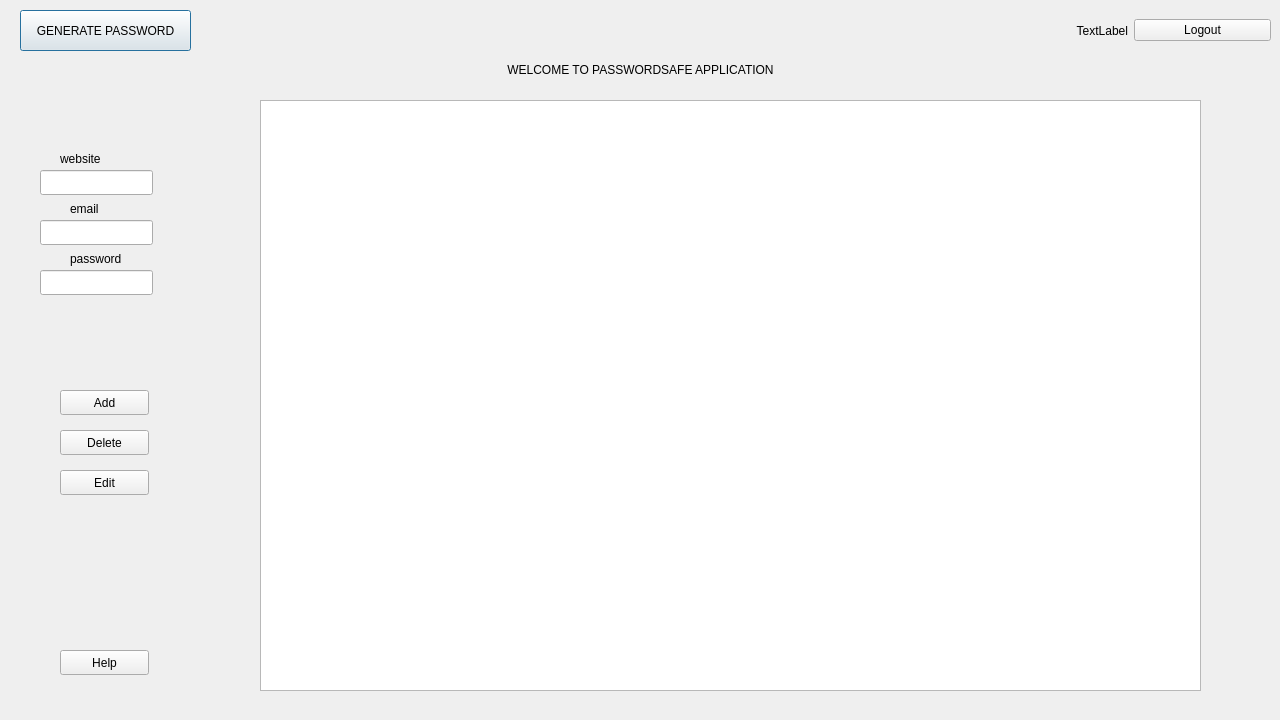
<?xml version="1.0" encoding="UTF-8"?>
<ui version="4.0">
 <class>SecDialog</class>
 <widget class="QDialog" name="SecDialog">
  <property name="geometry">
   <rect>
    <x>0</x>
    <y>0</y>
    <width>1280</width>
    <height>720</height>
   </rect>
  </property>
  <property name="minimumSize">
   <size>
    <width>1280</width>
    <height>720</height>
   </size>
  </property>
  <property name="maximumSize">
   <size>
    <width>1280</width>
    <height>720</height>
   </size>
  </property>
  <property name="windowTitle">
   <string>Password Safe</string>
  </property>
  <widget class="QLabel" name="label">
   <property name="geometry">
    <rect>
     <x>0</x>
     <y>60</y>
     <width>1281</width>
     <height>20</height>
    </rect>
   </property>
   <property name="text">
    <string>WELCOME TO PASSWORDSAFE APPLICATION</string>
   </property>
   <property name="alignment">
    <set>Qt::AlignCenter</set>
   </property>
  </widget>
  <widget class="QPushButton" name="passwordrandom">
   <property name="geometry">
    <rect>
     <x>20</x>
     <y>10</y>
     <width>171</width>
     <height>41</height>
    </rect>
   </property>
   <property name="text">
    <string>GENERATE PASSWORD</string>
   </property>
   <property name="autoDefault">
    <bool>true</bool>
   </property>
   <property name="flat">
    <bool>false</bool>
   </property>
  </widget>
  <widget class="QWidget" name="horizontalLayoutWidget">
   <property name="geometry">
    <rect>
     <x>990</x>
     <y>10</y>
     <width>281</width>
     <height>41</height>
    </rect>
   </property>
   <layout class="QHBoxLayout" name="horizontalLayout">
    <item>
     <widget class="QLabel" name="label_username">
      <property name="layoutDirection">
       <enum>Qt::LeftToRight</enum>
      </property>
      <property name="text">
       <string>TextLabel</string>
      </property>
      <property name="alignment">
       <set>Qt::AlignRight|Qt::AlignTrailing|Qt::AlignVCenter</set>
      </property>
     </widget>
    </item>
    <item>
     <widget class="QPushButton" name="logout">
      <property name="text">
       <string>Logout</string>
      </property>
     </widget>
    </item>
   </layout>
  </widget>
  <widget class="QTableView" name="tableView">
   <property name="geometry">
    <rect>
     <x>260</x>
     <y>100</y>
     <width>941</width>
     <height>591</height>
    </rect>
   </property>
   <property name="sortingEnabled">
    <bool>true</bool>
   </property>
  </widget>
  <widget class="QLabel" name="label_website">
   <property name="geometry">
    <rect>
     <x>60</x>
     <y>150</y>
     <width>61</width>
     <height>17</height>
    </rect>
   </property>
   <property name="text">
    <string>website</string>
   </property>
  </widget>
  <widget class="QLabel" name="label_email">
   <property name="geometry">
    <rect>
     <x>70</x>
     <y>200</y>
     <width>67</width>
     <height>17</height>
    </rect>
   </property>
   <property name="text">
    <string>email</string>
   </property>
  </widget>
  <widget class="QLabel" name="label_password">
   <property name="geometry">
    <rect>
     <x>70</x>
     <y>250</y>
     <width>67</width>
     <height>17</height>
    </rect>
   </property>
   <property name="text">
    <string>password</string>
   </property>
  </widget>
  <widget class="QPushButton" name="pushButton_add">
   <property name="geometry">
    <rect>
     <x>60</x>
     <y>390</y>
     <width>89</width>
     <height>25</height>
    </rect>
   </property>
   <property name="text">
    <string>Add</string>
   </property>
  </widget>
  <widget class="QPushButton" name="pushButton_delete">
   <property name="geometry">
    <rect>
     <x>60</x>
     <y>430</y>
     <width>89</width>
     <height>25</height>
    </rect>
   </property>
   <property name="text">
    <string>Delete</string>
   </property>
  </widget>
  <widget class="QLineEdit" name="lineEdit_website">
   <property name="geometry">
    <rect>
     <x>40</x>
     <y>170</y>
     <width>113</width>
     <height>25</height>
    </rect>
   </property>
  </widget>
  <widget class="QLineEdit" name="lineEdit_email">
   <property name="geometry">
    <rect>
     <x>40</x>
     <y>220</y>
     <width>113</width>
     <height>25</height>
    </rect>
   </property>
  </widget>
  <widget class="QLineEdit" name="lineEdit_password">
   <property name="geometry">
    <rect>
     <x>40</x>
     <y>270</y>
     <width>113</width>
     <height>25</height>
    </rect>
   </property>
  </widget>
  <widget class="QPushButton" name="pushButton">
   <property name="geometry">
    <rect>
     <x>60</x>
     <y>470</y>
     <width>89</width>
     <height>25</height>
    </rect>
   </property>
   <property name="text">
    <string>Edit</string>
   </property>
  </widget>
  <widget class="QPushButton" name="pushButton_2">
   <property name="geometry">
    <rect>
     <x>60</x>
     <y>650</y>
     <width>89</width>
     <height>25</height>
    </rect>
   </property>
   <property name="text">
    <string>Help</string>
   </property>
  </widget>
 </widget>
 <resources/>
 <connections/>
</ui>
